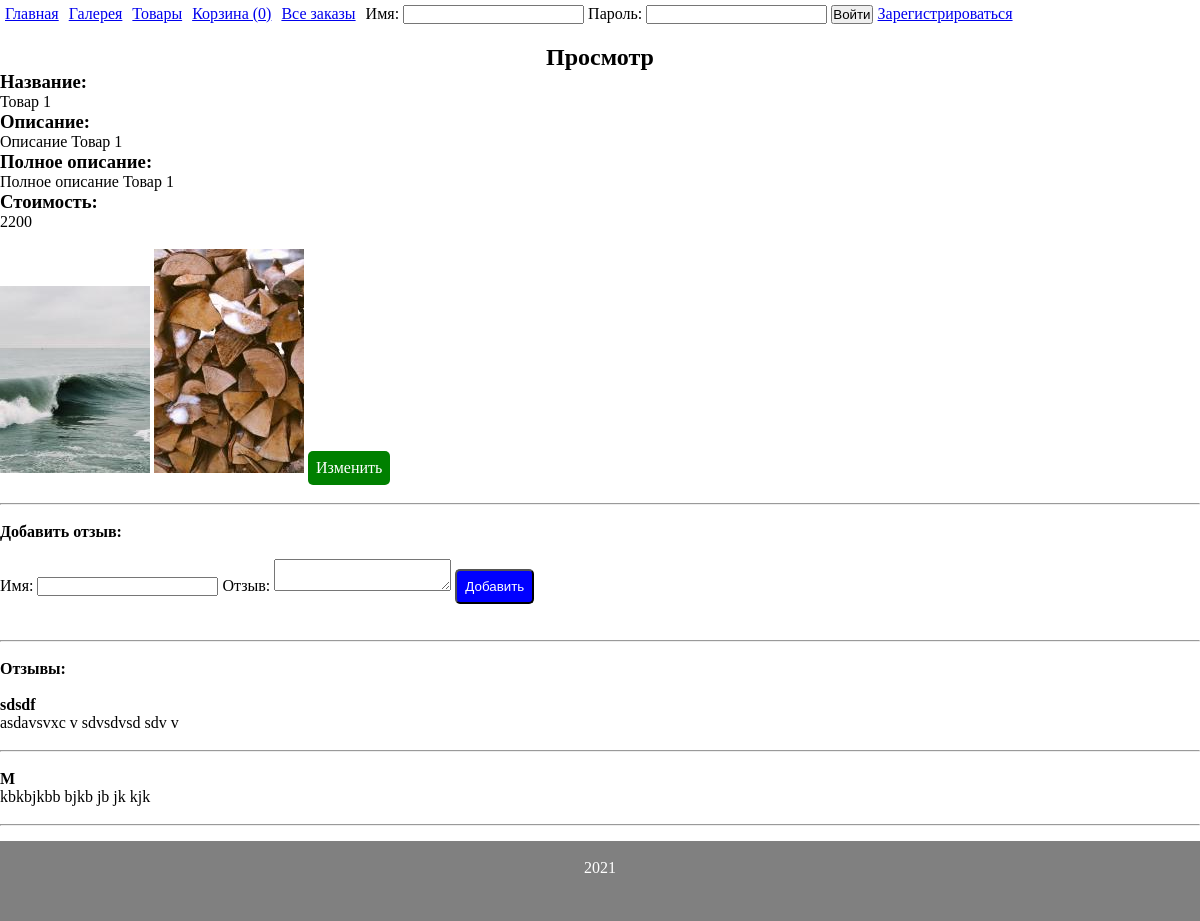
Page /item/1 on the committed database.
### tables this page shows
CREATE TABLE `products` (
  `id` int(11) NOT NULL,
  `name` mediumtext NOT NULL,
  `description` mediumtext NOT NULL,
  `more_description` text NOT NULL,
  `price` int(11) NOT NULL,
  `likes` int(1) NOT NULL DEFAULT '0'
);

CREATE TABLE `pictures` (
  `id` int(11) NOT NULL,
  `id_products` int(11) NOT NULL,
  `image` mediumtext NOT NULL,
  `size` int(11) NOT NULL
);

CREATE TABLE `feedbacks` (
  `id` int(11) NOT NULL,
  `id_products` int(11) NOT NULL,
  `name` mediumtext NOT NULL,
  `feedback` text NOT NULL
);

### engine/db_connections.php (called while the page is built, shortened)
<?php
function getConnect() {
    static $db = null;
    if (is_null($db)) {
        $db = @mysqli_connect(DB_HOST . ':' . DB_PORT, DB_USERNAME, DB_PASSWORD, DB_DATABASE) or die("Ошибка " . mysqli_connect_error());
    }
    return $db;
}
function getDBRequest($request) {
    $res = @mysqli_query(getConnect(), $request) or die(mysqli_error(getConnect()));
    if ($res === true) {
        $row = true;
    } else if (isset($res->num_rows)) {
        $row = mysqli_fetch_all($res, MYSQLI_ASSOC);
    } else {
        $row = false;
    }
    return $row;
}

### models/products.php (called while the page is built, shortened)
<?php
function getOneItem($action, $id=null, $vars = null) {
    switch ($action) {
        case 'read':
            return getDBRequest("SELECT * FROM products WHERE id={$id}")[0];
    }
}
function getPicturesByProdId($id) {
    return getDBRequest("SELECT * FROM pictures WHERE id_products = '{$id}'");
}

### engine/controller.php (called while the page is built, shortened)
<?php
function prepareVariables($url_array) {
    if ($url_array['main_page'] == "") {
        $params['page'] = 'index';
    } else {
        $params['page'] = $url_array['main_page'];
    }
    $params['countP'] = countInBasket(session_id());
    $params['username'] = hasUser($_SESSION['username'])['username'];
    $params['layout'] = 'app';
    switch ($params['page']) {
        case 'item':
            $params['page'] = implode('/', ['catalog', $url_array['main_page']]);
            $id = (int) $url_array['product_id'];
            $params['item'] = getOneItem('read', $id);
            $params['feedbacks'] = getFeedbacksById($id);
            $params['pics'] = getPicturesByProdId($id);
            break;
    }
    return $params;
}

### models/feedbacks.php (called while the page is built, shortened)
<?php
function getFeedbacksById($idProd) {
    return getDBRequest("SELECT * FROM feedbacks WHERE id_products = {$idProd} ORDER BY id DESC");
}

### templates/catalog/item.php (the view, shortened to what this page needs)
<div class="titlePage">
    <h2>Просмотр</h2>
</div>
<div>
    <?php if(!empty($item['name'])): ?>
    <h3>Название:</h3>
        <div><?=$item["name"]?></div>
    <h3>Описание:</h3>
        <div><?=$item["description"]?></div>
    <h3>Полное описание:</h3>
        <div><?=$item["more_description"]?></div>
    <h3>Стоимость:</h3>
    <div><?=$item["price"]?></div>
    <br>
    <?php if (!empty($pics)):?>
    <?php foreach ($pics as $pic):?>
        <img src="/img/products/tmb/<?=$pic['image']?>">
    <?php endforeach;?>
    <?php endif;?>
    <a href="/edit-item/<?=$item['id']?>" class="btn-green">Изменить</a>
    <br><br>
    <hr>
    <br>
    <h4>Добавить отзыв:</h4><br>
    <form action="/item/<?=$item['id']?>" method="post">
        <label for="name">Имя:</label>
        <input type="text" name="name" value="<?php if(!empty($feed)) echo $feed['name']?>">
        <label for="feedback">Отзыв:</label>
        <textarea name="feedback"><?php if(!empty($feed)) echo $feed['feedback']?></textarea>
        <button type="submit" class="btn-blue">
        <?php if(!empty($feed)): ?>
            Изменить
        <?php else: ?>
            Добавить
        <?php endif; ?>
    </button>
    </form>
    <br><br>
    <hr>
    <br>
    <h4>Отзывы:</h4>
    <p>
        <?php if(!empty($feedbacks)): ?>
            <?php foreach($feedbacks as $feed): ?>
                <br>
                <div>
                    <h4><?=$feed['name']?></h4>
                    <p><?=$feed['feedback']?></p>
                </div>
                <br>
                <hr>
            <?php endforeach; ?>
        <?php else: ?>
            <div>Об этом товаре еще нет отзывов</div>
        <?php endif; ?>
    </p>
    <?php else: ?>
    <div>Такого товара не существует</div>
    <?php endif; ?>
</div>

### public/css/main.css (style rules this page uses)
* { margin: 0; padding: 0; }
body { display: -webkit-box; display: -ms-flexbox; display: flex; -webkit-box-orient: vertical; -webkit-box-direction: normal; -ms-flex-direction: column; flex-direction: column; }
h1, h2, footer { margin-top: 15px; }
.titlePage { text-align: center; }
.btn-green { padding: 8px; text-decoration: none; display: inline-block; background-color: green; color: white; border-radius: 5px; text-align: center; }
.btn-blue { padding: 8px; text-decoration: none; display: inline-block; background-color: blue; color: white; border-radius: 5px; text-align: center; }
form { margin: 0 auto; }

### rows in the picture
products: name "Товар 1", description "Описание Товар 1", more_description "Полное описание Товар 1", price "2200"
pictures: image (picture)
pictures: image (picture)
feedbacks: name "sdsdf", feedback "asdavsvxc v sdvsdvsd sdv v"
feedbacks: name "M", feedback "kbkbjkbb bjkb jb jk kjk"

### other values in the picture
$key['title'] "Главная"
$key['title'] "Галерея"
$key['title'] "Товары"
$key['title'] "Корзина ( 0 )"
$key['title'] "Все заказы"
